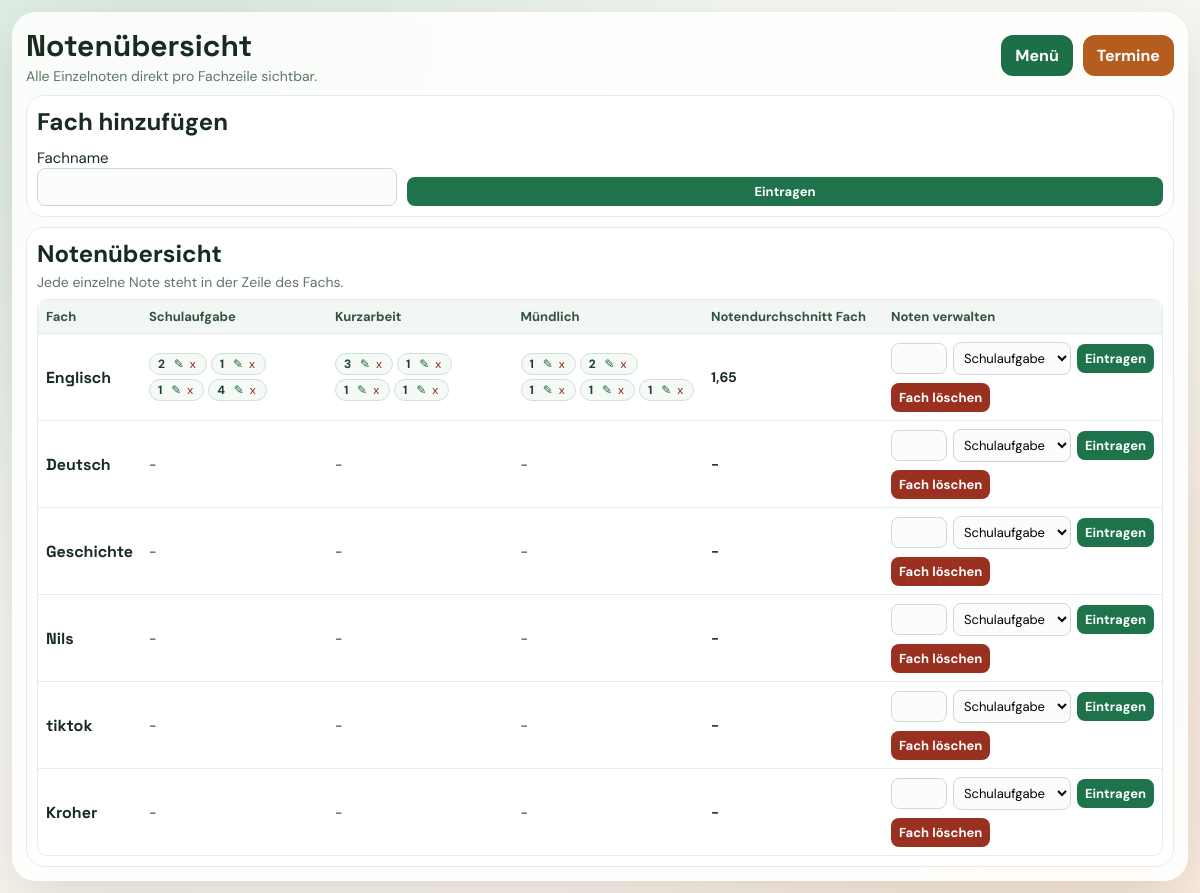
The app's page /notenuebersicht (signed in), older data.
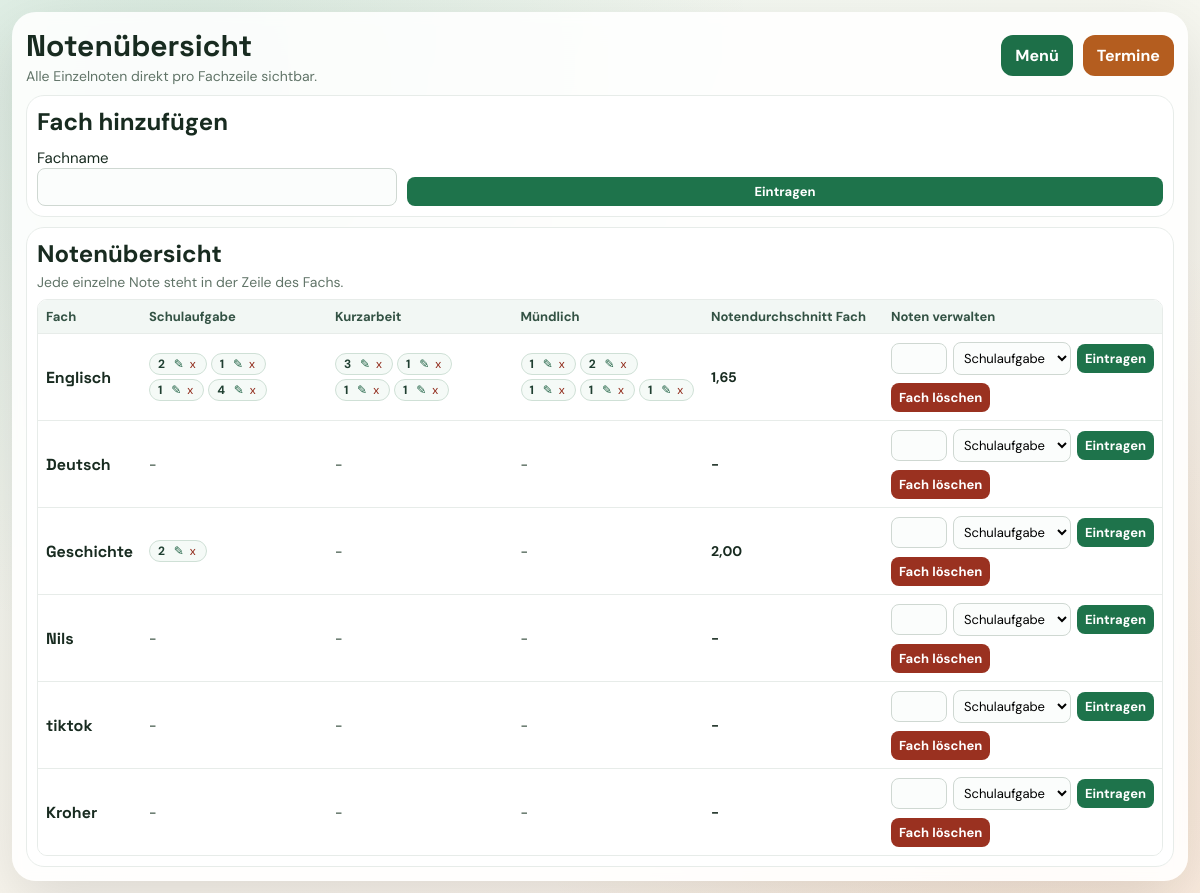
The same page, newer data.
### tables this page shows
CREATE TABLE subjects (
            id INTEGER PRIMARY KEY AUTOINCREMENT,
            user_id INTEGER NOT NULL,
            name TEXT NOT NULL,
            FOREIGN KEY (user_id) REFERENCES users (id)
        );

CREATE TABLE grades (
            id INTEGER PRIMARY KEY AUTOINCREMENT,
            subject_id INTEGER NOT NULL,
            grade REAL NOT NULL,
            weight INTEGER NOT NULL,
            grade_type TEXT NOT NULL,
            FOREIGN KEY (subject_id) REFERENCES subjects (id)
        );

### main.py (the view)
@app.route("/notenuebersicht")
def notenuebersicht():
    if "user_id" not in session:
        return redirect(url_for("login"))
    conn = get_connection()
    cursor = conn.cursor()
    cursor.execute("SELECT * FROM subjects WHERE user_id = ?", (session["user_id"],))
    subjects_data = cursor.fetchall()
    subjects = []
    for subject in subjects_data:
        subject_dict = dict(subject)
        cursor.execute("SELECT * FROM grades WHERE subject_id = ?", (subject["id"],))
        grades = cursor.fetchall()
        subject_dict["grades"] = grades
        type_notes = {
            "Schulaufgabe": [],
            "Kurzarbeit": [],
            "Mündlich": [],
        }
        type_stats = {
            "Schulaufgabe": {"sum": 0, "count": 0},
            "Kurzarbeit": {"sum": 0, "count": 0},
            "Mündlich": {"sum": 0, "count": 0},
        }
        sum_grades = 0
        sum_weights = 0
        for grade in grades:
            weight = 2 if grade["grade_type"] == "Schulaufgabe" else 1
            sum_grades += grade["grade"] * weight
            sum_weights += weight
            if grade["grade_type"] in type_stats:
                type_stats[grade["grade_type"]]["sum"] += grade["grade"]
                type_stats[grade["grade_type"]]["count"] += 1
                type_notes[grade["grade_type"]].append({
                    "id": grade["id"],
                    "grade": grade["grade"],
                })
        subject_dict["average"] = round(sum_grades / sum_weights, 2) if sum_weights > 0 else "-"
        subject_dict["average_display"] = subject_dict["average_display"] = f"{subject_dict['average']:.2f}".replace(".", ",") if sum_weights > 0 else "-"
        subject_dict["schulaufgabe_notes"] = type_notes["Schulaufgabe"]
        subject_dict["kurzarbeit_notes"] = type_notes["Kurzarbeit"]
        subject_dict["muendlich_notes"] = type_notes["Mündlich"]
        subjects.append(subject_dict)
    conn.close()
    return render_template("notenübersicht.html", subjects=subjects)

### db.py (called while the page is built)
def get_connection():
    connection = sqlite3.connect("schulmanager.db")
    connection.row_factory = sqlite3.Row
    return connection

### templates/notenübersicht.html (shortened to what this page needs)
<!DOCTYPE html>
<html lang="de">
    <head>
    </head>
    <body>
        <main class="container">
            <header class="topbar">
                <div>
                    <h1 class="title">Notenübersicht</h1>
                      <p class="subtitle">Alle Einzelnoten direkt pro Fachzeile sichtbar.</p>
                </div>
                <nav class="nav" aria-label="Navigation">
                    <a class="link-btn" href="{{ url_for('menu') }}">Menü</a>
                    <a class="link-btn alt" href="{{ url_for('termine') }}">Termine</a>
                </nav>
            </header>
            <section class="panel">
                <h2 class="section-title with-gap">Fach hinzufügen</h2>
                <form class="add-form" action="{{ url_for('add_subject') }}" method="POST">
                    <div>
                        <label for="subject-name">Fachname</label>
                        <input id="subject-name" type="text" name="name" required>
                    </div>
                    <button class="btn" type="submit">Eintragen</button>
                </form>
            </section>
            <section class="panel">
                <h2 class="section-title">Notenübersicht</h2>
                <p class="subtitle section-hint">Jede einzelne Note steht in der Zeile des Fachs.</p>
                {% macro render_note_badges(notes) -%}
                    {% if notes %}
                        <div class="note-badges">
                            {% for note in notes %}
                                <span class="note-badge">
                                    {{ note.grade | int }}
                                    <span class="note-actions">
                                        <button
                                            class="chip-btn edit"
                                            type="button"
                                            data-update-url="{{ url_for('update_grade', id=note.id) }}"
                                            data-current-grade="{{ note.grade | int }}"
                                            title="Note ändern"
                                        >✎</button>
                                        <form class="chip-form" action="{{ url_for('delete_grade', id=note.id) }}" method="POST">
                                            <button class="chip-btn delete" type="submit" title="Note löschen">x</button>
                                        </form>
                                    </span>
                                </span>
                            {% endfor %}
                        </div>
                    {% else %}
                        <span class="cell-empty">-</span>
                    {% endif %}
                {%- endmacro %}
                {% if subjects %}
                    <div class="table-wrap">
                        <table class="grade-table" aria-label="Notenübersicht Tabelle">
                            <thead>
                                <tr>
                                    <th>Fach</th>
                                    <th>Schulaufgabe</th>
                                    <th>Kurzarbeit</th>
                                    <th>Mündlich</th>
                                    <th>Notendurchschnitt Fach</th>
                                    <th>Noten verwalten</th>
                                </tr>
                            </thead>
                            <tbody>
                                {% for subject in subjects %}
                                    <tr>
                                        <td><h3 class="subject-name">{{ subject.name }}</h3></td>
                                        <td class="type-cell">
                                            {{ render_note_badges(subject.schulaufgabe_notes) }}
                                        </td>
                                        <td class="type-cell">
                                            {{ render_note_badges(subject.kurzarbeit_notes) }}
                                        </td>
                                        <td class="type-cell">
                                            {{ render_note_badges(subject.muendlich_notes) }}
                                        </td>
                                        <td class="type-cell">{{ subject.average_display }}</td>
                                        <td>
                                            <form class="inline-form" action="{{ url_for('add_grade', subject_id=subject.id) }}" method="POST">
                                                <input id="grade-{{ subject.id }}" type="number" step="1" name="grade" min="1" max="6" required>
                                                <select id="type-{{ subject.id }}" name="grade_type" required>
                                                    <option value="Schulaufgabe">Schulaufgabe</option>
                                                </select>
                                                <button class="btn" type="submit">Eintragen</button>
                                            </form>
                                            <form class="delete-form" action="{{ url_for('delete_subject', id=subject.id) }}" method="POST">
                                                <button class="btn danger" type="submit" onclick="return confirm('Möchtest du das Fach und alle Noten wirklich löschen?')">Fach löschen</button>
                                            </form>
                                        </td>
                                    </tr>
                                {% endfor %}
                            </tbody>
                        </table>
                    </div>
                {% else %}
                    <p class="empty">Es sind noch keine Fächer vorhanden.</p>
                {% endif %}
            </section>
        </main>
    </body>
</html>

### templates/notenübersicht.html (style rules this page uses)
:root { --bg-top: #f0f8f2; --bg-bottom: #fff5ec; --text: #182b20; --muted: #617468; --panel: #ffffff; --line: #e7ece9; --good: #1e734b; --danger: #9a3120; }
* { box-sizing: border-box; }
body { margin: 0; font-family: "DM Sans", "Segoe UI", sans-serif; color: var(--text); background: radial-gradient(circle at 15% 8%, rgba(34, 125, 79, 0.12), transparent 44%), radial-gradient(circle at 86% 82%, rgba(203, 118, 44, 0.12), transparent 40%), linear-gradient(155deg, var(--bg-top), var(--bg-bottom)); }
.container { width: min(1380px, 98vw); margin: 12px auto; background: rgba(255, 255, 255, 0.86); border-radius: 24px; padding: 14px; box-shadow: 0 22px 64px rgba(0, 0, 0, 0.12); backdrop-filter: blur(6px); }
.topbar { display: flex; justify-content: space-between; align-items: center; gap: 12px; flex-wrap: wrap; }
.title { margin: 0; font-family: "Space Grotesk", "Segoe UI", sans-serif; font-size: clamp(22px, 3.2vw, 30px); }
.subtitle { margin: 2px 0 0; font-size: 14px; color: var(--muted); }
.nav { display: flex; gap: 10px; }
.link-btn { text-decoration: none; border-radius: 12px; padding: 10px 14px; font-weight: 700; color: #ffffff; background: #1d6f48; }
.link-btn.alt { background: #b45d1f; }
.panel { margin-top: 10px; background: var(--panel); border-radius: 18px; border: 1px solid var(--line); padding: 10px; }
.add-form { display: grid; grid-template-columns: minmax(220px, 360px) auto; gap: 10px; align-items: end; }
label, input, select, button { font-family: inherit; font-size: 15px; }
input, select { width: 100%; padding: 8px; border-radius: 8px; border: 1px solid #cfd8d2; background: #fbfdfc; }
.table-wrap { margin-top: 8px; overflow-x: auto; border-radius: 10px; border: 1px solid var(--line); }
.grade-table { width: 100%; min-width: 980px; border-collapse: collapse; background: #fff; }
.grade-table th, .grade-table td { padding: 8px 8px; border-bottom: 1px solid var(--line); text-align: left; vertical-align: middle; font-size: 14px; }
.grade-table th { background: #f2f7f4; color: #335244; font-size: 13px; white-space: nowrap; }
.grade-table tr:last-child td { border-bottom: none; }
.subject-name { margin: 0; font-family: "Space Grotesk", "Segoe UI", sans-serif; font-size: 16px; }
.type-cell { min-width: 180px; font-weight: 700; }
.section-title { margin: 0; }
.section-title.with-gap { margin-bottom: 10px; }
.section-hint { margin: 4px 0 0; }
.delete-form { margin-top: 8px; }
.note-badges { display: flex; flex-wrap: wrap; gap: 4px; }
.note-badge { min-width: 24px; text-align: center; border-radius: 999px; padding: 2px 8px; border: 1px solid #cfe0d6; background: #f5faf7; font-size: 12px; font-weight: 700; color: #1f3f31; }
.note-actions { display: inline-flex; gap: 2px; margin-left: 4px; align-items: center; }
.chip-form { margin: 0; }
.chip-btn { border: none; background: transparent; padding: 0 2px; cursor: pointer; font-size: 12px; line-height: 1; }
.chip-btn.edit { color: #1b5f40; }
.chip-btn.delete { color: #8f2717; }
.cell-empty { color: var(--muted); font-size: 13px; }
.inline-form { display: grid; grid-template-columns: 56px minmax(118px, 1fr) auto; gap: 6px; align-items: center; }
.inline-form input, .inline-form select { font-size: 13px; padding: 6px; }
.btn { border: none; border-radius: 8px; padding: 6px 8px; font-weight: 700; color: #fff; background: var(--good); cursor: pointer; font-size: 13px; }
.btn.danger { background: var(--danger); }

Row changes from the older to the newer data that the page shows:
computed for subjects "Geschichte": average_display "-" → "2,00"; text "- - -" → "- -"
added grades: grade "2", shown under subjects "Geschichte"
